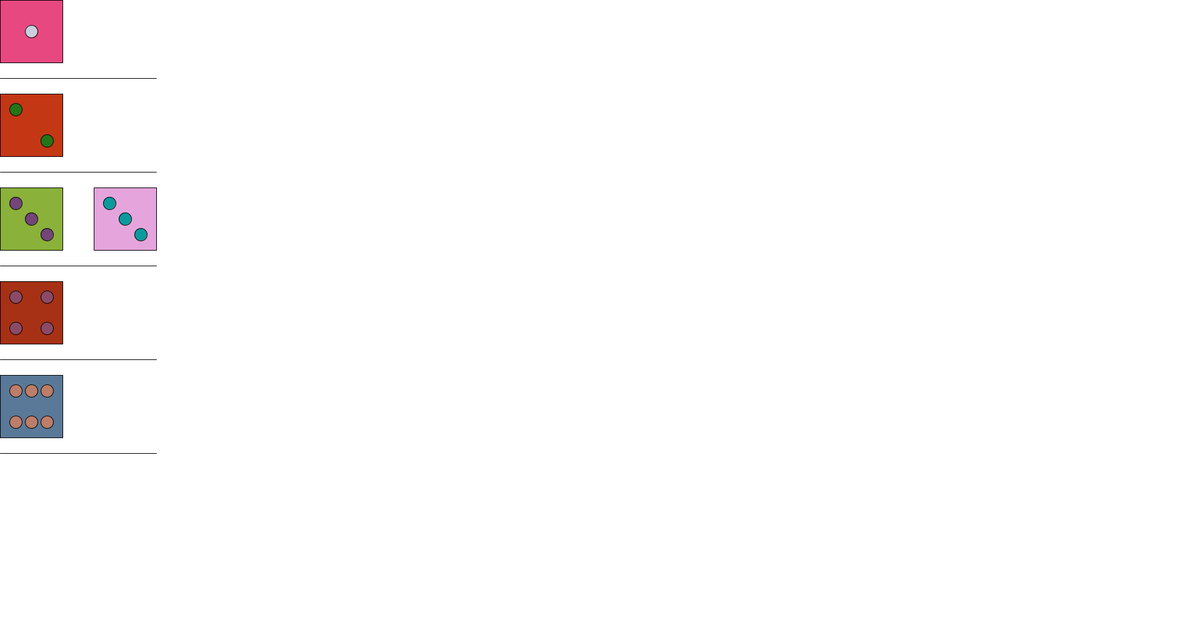
Frame 1 (no input)
Frame 2 (the mouse pressed at the canvas centre, redrawn once): identical to frame 1, image omitted

The Processing sketch that drew this single still picture (run headless with seeded random() and noise(); the mouse was pressed at the canvas centre and the sketch redrawn once):

// Processing sketch: SP1
// ── SP1.pde
DiceCup cup;
Die[] dice;

void setup() {
  size(1920, 1000);
  cup = new DiceCup();
  spawnDice(6, cup);
  noLoop();
}

void draw() {
  background(255);
  cup.draw(0, 0, 100);
  cup.drawLines();
}


void keyPressed() {
  if (key == ENTER) {
    cup.shake();
    redraw();
  }
}

void spawnDice(int amount, DiceCup c) {
  dice = new Die[amount];
  for (int i = 0; i < amount; i++) {
    dice[i] = new Die(int(random(#000000)),int(random(#000000)));
    c.addDie(dice[i]);
  }
}

// ── DiceCup.pde
import java.util.Collections;

class DiceCup {
  ArrayList<Die> cup;
  int dieSize = 0;
  int x;
  int y;
  int colNum;
  int rowNum;
  DiceCup() {
    cup = new ArrayList<Die>();
  }
  void addDie(Die die) {
    cup.add(die);
  }
  void removeDie(Die die) {
    cup.remove(die);
  }
  void shake() {
    for (Die die : cup) {
      die.roll();
    }
  }
  void sort() {
    Collections.sort(cup, new DieComparator());
  }
  void draw(int tempX, int tempY, int tempDieSize) {
    if(cup.isEmpty()){
      return;
    }
    x = tempX;
    y = tempY;
    dieSize = tempDieSize;
    colNum = 0;
    sort();
    int maxNumber;
    maxNumber = cup.get(cup.size()-1).result;
    int[] count = new int[maxNumber];
    int rowCurrent = 0;
    int prevRes = cup.get(0).result;
    for (Die die : cup) {
      if (die.result > prevRes) {
        rowCurrent++;
      }
      prevRes = die.result;
      int paddingX = dieSize/2;
      int paddingY = dieSize/2;
      int locationX = count[die.result-1]*int(dieSize*1.5);
      int locationY = (rowCurrent)*int(dieSize*1.5);
      println();
      die.draw(x+paddingX+locationX, y+paddingY+locationY, dieSize);
      count[die.result-1]++;
    }
    rowNum = rowCurrent;
    for (int i = 0; i < count.length; i++) {
      if (count[i] > colNum) {
        colNum = count[i];
      }
    }
  }
  void drawLines() {
    for (int i = 1; i <= rowNum+1; i++) {
      line(x, y-dieSize/4+i*dieSize*1.5, x+dieSize*1.5*colNum-dieSize*0.5, y-dieSize/4+i*dieSize*1.5);
    }
  }
  void setMaxNumber(int num) {
    for (int i = 0; i < cup.size(); i++) {
      cup.get(i).maxNumber = num;
    }
    shake();
  }
}

// ── Die.pde
import java.util.Comparator;

public class Die {
  color colorDie;
  color colorEye;
  int result;
  int maxNumber = 6;
  Die(color tempColorDie, color tempColorEye) {
    colorDie = tempColorDie;
    colorEye = tempColorEye;
    result = roll();
  }
  int roll() {
    result = int(random(1,maxNumber+1));
    return result;
  }
  void draw(int x, int y, int size) {
    float eyeSize = size * 0.2;
    rectMode(CENTER);
    fill(colorDie);
    rect(x,y,size,size);
    ellipseMode(CENTER);
    fill(colorEye);
    switch(result) {
      case 1:
        ellipse(x,y,eyeSize,eyeSize);
        break;
      case 2:
        ellipse(x-size*0.25,y-size*0.25,eyeSize,eyeSize);
        ellipse(x+size*0.25,y+size*0.25,eyeSize,eyeSize);
        break;
      case 3:
        ellipse(x,y,eyeSize,eyeSize);
        ellipse(x-size*0.25,y-size*0.25,eyeSize,eyeSize);
        ellipse(x+size*0.25,y+size*0.25,eyeSize,eyeSize);
        break;
      case 4:
        ellipse(x-size*0.25,y-size*0.25,eyeSize,eyeSize);
        ellipse(x-size*0.25,y+size*0.25,eyeSize,eyeSize);
        ellipse(x+size*0.25,y-size*0.25,eyeSize,eyeSize);
        ellipse(x+size*0.25,y+size*0.25,eyeSize,eyeSize);
        break;
      case 5:
        ellipse(x,y,eyeSize,eyeSize);
        ellipse(x-size*0.25,y-size*0.25,eyeSize,eyeSize);
        ellipse(x-size*0.25,y+size*0.25,eyeSize,eyeSize);
        ellipse(x+size*0.25,y-size*0.25,eyeSize,eyeSize);
        ellipse(x+size*0.25,y+size*0.25,eyeSize,eyeSize);
        break;
      case 6:
        ellipse(x-size*0.25,y-size*0.25,eyeSize,eyeSize);
        ellipse(x-size*0.25,y+size*0.25,eyeSize,eyeSize);
        ellipse(x+size*0.25,y-size*0.25,eyeSize,eyeSize);
        ellipse(x+size*0.25,y+size*0.25,eyeSize,eyeSize);
        ellipse(x,y-size*0.25,eyeSize,eyeSize);
        ellipse(x,y+size*0.25,eyeSize,eyeSize);
        break;
      case 7:
        ellipse(x-size*0.25,y-size*0.25,eyeSize,eyeSize);
        ellipse(x-size*0.25,y+size*0.25,eyeSize,eyeSize);
        ellipse(x+size*0.25,y-size*0.25,eyeSize,eyeSize);
        ellipse(x+size*0.25,y+size*0.25,eyeSize,eyeSize);
        ellipse(x,y-size*0.25,eyeSize,eyeSize);
        ellipse(x,y+size*0.25,eyeSize,eyeSize);
        ellipse(x,y,eyeSize,eyeSize);
        break;
      case 8:
        ellipse(x-size*0.25,y-size*0.25,eyeSize,eyeSize);
        ellipse(x-size*0.25,y+size*0.25,eyeSize,eyeSize);
        ellipse(x+size*0.25,y-size*0.25,eyeSize,eyeSize);
        ellipse(x+size*0.25,y+size*0.25,eyeSize,eyeSize);
        ellipse(x,y-size*0.25,eyeSize,eyeSize);
        ellipse(x,y+size*0.25,eyeSize,eyeSize);
        ellipse(x-size*0.25,y,eyeSize,eyeSize);
        ellipse(x+size*0.25,y,eyeSize,eyeSize);
        break;
      case 9:
        ellipse(x-size*0.25,y-size*0.25,eyeSize,eyeSize);
        ellipse(x-size*0.25,y+size*0.25,eyeSize,eyeSize);
        ellipse(x+size*0.25,y-size*0.25,eyeSize,eyeSize);
        ellipse(x+size*0.25,y+size*0.25,eyeSize,eyeSize);
        ellipse(x,y-size*0.25,eyeSize,eyeSize);
        ellipse(x,y+size*0.25,eyeSize,eyeSize);
        ellipse(x-size*0.25,y,eyeSize,eyeSize);
        ellipse(x+size*0.25,y,eyeSize,eyeSize);
        ellipse(x,y,eyeSize,eyeSize);
        break;
      default:
        textSize(size);
        textAlign(CENTER,CENTER);
        text(result, x, y);
        break;
    }
  }
  void drawEye(int x, int y, int size) {
    if (result == 1 || result == 3 || result == 5) {
      ellipse(x-size*0.25,y-size*0.25,size,size);
    }
    if (result >= 2) {
      
    }
  }
}
public class DieComparator implements Comparator<Die> {
  //@Override
  public int compare(Die d1, Die d2) {
    return d1.result-d2.result;
  }
};
